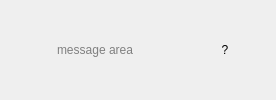
       <widget class="QWidget" name="Panel4" native="true">
        <property name="enabled">
         <bool>true</bool>
        </property>
        <property name="toolTip">
         <string/>
        </property>
        <property name="layoutDirection">
         <enum>Qt::LeftToRight</enum>
        </property>
        <property name="text" stdset="0">
         <string/>
        </property>
        <layout class="QHBoxLayout" name="horizontalLayout_2">
         <item>
          <widget class="QPushButton" name="BtnStrMon">
           <property name="enabled">
            <bool>true</bool>
           </property>
           <property name="sizePolicy">
            <sizepolicy hsizetype="Fixed" vsizetype="Fixed">
             <horstretch>0</horstretch>
             <verstretch>0</verstretch>
            </sizepolicy>
           </property>
           <property name="toolTip">
            <string>Stream Monitor</string>
           </property>
           <property name="text">
            <string/>
           </property>
           <property name="icon">
            <iconset resource="strsvr_qt.qrc">
             <normaloff>:/buttons/sqr.bmp</normaloff>:/buttons/sqr.bmp</iconset>
           </property>
           <property name="flat">
            <bool>true</bool>
           </property>
          </widget>
         </item>
         <item>
          <widget class="QLabel" name="Message">
           <property name="enabled">
            <bool>true</bool>
           </property>
           <property name="palette">
            <palette>
             <active>
              <colorrole role="WindowText">
               <brush brushstyle="SolidPattern">
                <color alpha="255">
                 <red>128</red>
                 <green>128</green>
                 <blue>128</blue>
                </color>
               </brush>
              </colorrole>
             </active>
             <inactive>
              <colorrole role="WindowText">
               <brush brushstyle="SolidPattern">
                <color alpha="255">
                 <red>128</red>
                 <green>128</green>
                 <blue>128</blue>
                </color>
               </brush>
              </colorrole>
             </inactive>
             <disabled>
              <colorrole role="WindowText">
               <brush brushstyle="SolidPattern">
                <color alpha="255">
                 <red>128</red>
                 <green>128</green>
                 <blue>128</blue>
                </color>
               </brush>
              </colorrole>
             </disabled>
            </palette>
           </property>
           <property name="toolTip">
            <string/>
           </property>
           <property name="text">
            <string>message area</string>
           </property>
          </widget>
         </item>
         <item>
          <widget class="QPushButton" name="BtnTaskIcon">
           <property name="enabled">
            <bool>true</bool>
           </property>
           <property name="sizePolicy">
            <sizepolicy hsizetype="Fixed" vsizetype="Fixed">
             <horstretch>0</horstretch>
             <verstretch>0</verstretch>
            </sizepolicy>
           </property>
           <property name="palette">
            <palette>
             <active>
              <colorrole role="WindowText">
               <brush brushstyle="SolidPattern">
                <color alpha="255">
                 <red>128</red>
                 <green>128</green>
                 <blue>128</blue>
                </color>
               </brush>
              </colorrole>
             </active>
             <inactive>
              <colorrole role="WindowText">
               <brush brushstyle="SolidPattern">
                <color alpha="255">
                 <red>128</red>
                 <green>128</green>
                 <blue>128</blue>
                </color>
               </brush>
              </colorrole>
             </inactive>
             <disabled>
              <colorrole role="WindowText">
               <brush brushstyle="SolidPattern">
                <color alpha="255">
                 <red>128</red>
                 <green>128</green>
                 <blue>128</blue>
                </color>
               </brush>
              </colorrole>
             </disabled>
            </palette>
           </property>
           <property name="toolTip">
            <string>Task Tray Icon</string>
           </property>
           <property name="text">
            <string/>
           </property>
           <property name="icon">
            <iconset resource="strsvr_qt.qrc">
             <normaloff>:/buttons/ttray.bmp</normaloff>:/buttons/ttray.bmp</iconset>
           </property>
           <property name="flat">
            <bool>true</bool>
           </property>
          </widget>
         </item>
         <item>
          <widget class="QPushButton" name="BtnAbout">
           <property name="enabled">
            <bool>true</bool>
           </property>
           <property name="sizePolicy">
            <sizepolicy hsizetype="Fixed" vsizetype="Fixed">
             <horstretch>0</horstretch>
             <verstretch>0</verstretch>
            </sizepolicy>
           </property>
           <property name="palette">
            <palette>
             <active>
              <colorrole role="WindowText">
               <brush brushstyle="SolidPattern">
                <color alpha="255">
                 <red>128</red>
                 <green>128</green>
                 <blue>128</blue>
                </color>
               </brush>
              </colorrole>
             </active>
             <inactive>
              <colorrole role="WindowText">
               <brush brushstyle="SolidPattern">
                <color alpha="255">
                 <red>128</red>
                 <green>128</green>
                 <blue>128</blue>
                </color>
               </brush>
              </colorrole>
             </inactive>
             <disabled>
              <colorrole role="WindowText">
               <brush brushstyle="SolidPattern">
                <color alpha="255">
                 <red>128</red>
                 <green>128</green>
                 <blue>128</blue>
                </color>
               </brush>
              </colorrole>
             </disabled>
            </palette>
           </property>
           <property name="toolTip">
            <string/>
           </property>
           <property name="text">
            <string>?</string>
           </property>
           <property name="flat">
            <bool>true</bool>
           </property>
          </widget>
         </item>
        </layout>
       </widget>
